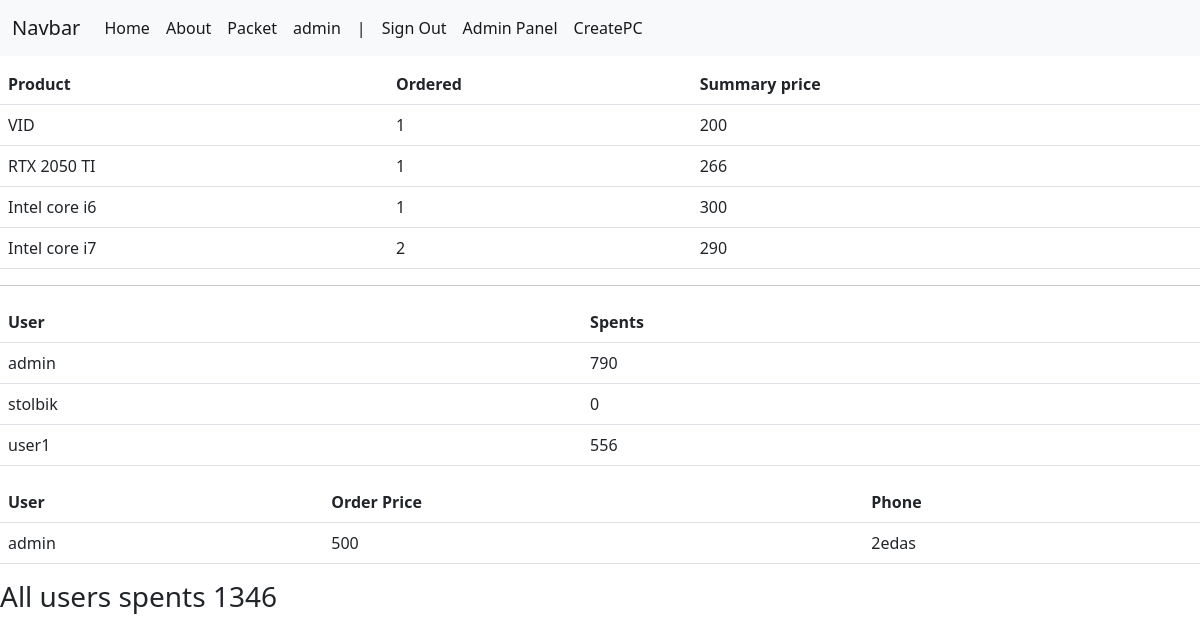
Before: /adminpanel/ (signed in) with the older database file.
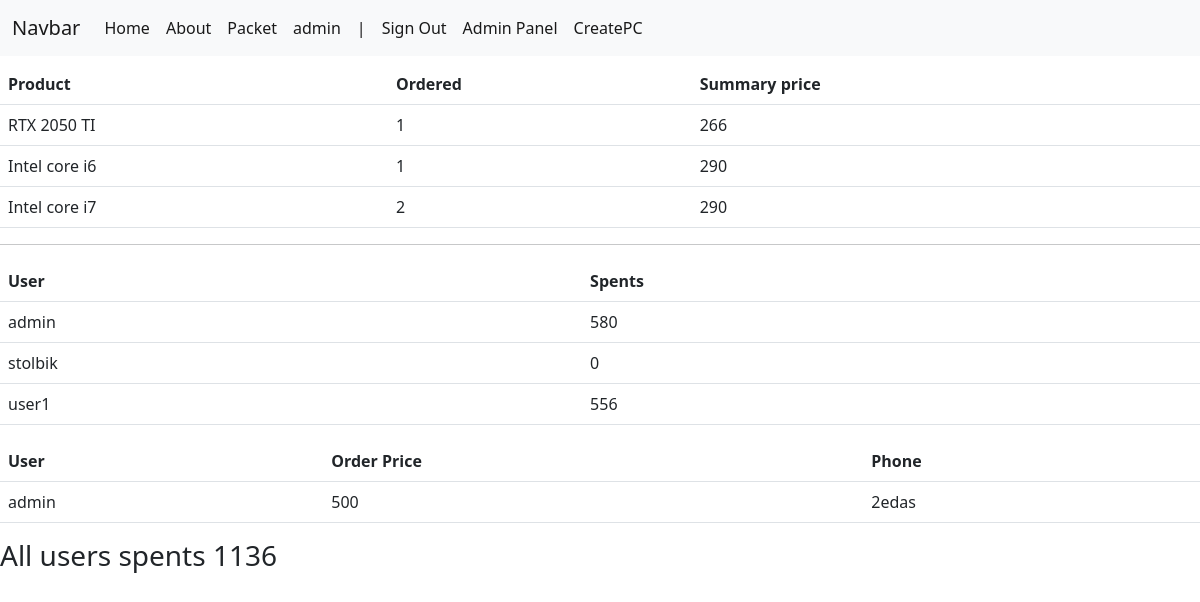
After: the same page with the newer database file.
### mainroot/models.py (models this page shows, shortened)
class Product(models.Model):
    title = models.CharField(max_length=30, default='Prod')
    category = models.ForeignKey(Category, on_delete=models.CASCADE, null=True, blank=True)
    price = models.CharField(max_length=50)
    remain_in_stock = models.IntegerField()
    amount_ordered = models.IntegerField()
    ordered_by = models.ManyToManyField(User, blank=True)

class Users_order(models.Model):
    users_fio = models.CharField(max_length=100)
    user = models.ForeignKey(User, on_delete=models.CASCADE)
    phone_number = models.CharField(max_length=50)
    users_products = models.ManyToManyField(Product, blank=False)
    users_address = models.CharField(max_length=100, blank=True, null=True)
    dest_type = models.ForeignKey(Transport, blank=False, null=True, on_delete=models.CASCADE)
    full_price = models.IntegerField()

### mainroot/views.py (the view)
# urls.py: path('adminpanel/', AdminPanel.as_view(), name='adminka'),
class AdminPanel(AdminUserMixin, View):
    def get(self, request):
        products = Product.objects.all().annotate(users_amount=Count('ordered_by')).filter(users_amount__gt=0)
        sum_price_of_orders = 0
        for item in products:
            sum_price_of_orders += item.users_amount * int(item.price)
        users = User.objects.all().prefetch_related()
        user_and_spents = {}
        for item in users:
            users_sum = 0
            for prod in item.product_set.all():
                users_sum += int(prod.price)
            user_and_spents[item.username] = users_sum
        orderes = Users_order.objects.all().select_related()
        dict_of_user_and_orders = []
        for order in orderes:
            dict_of_user_and_orders.append((order.user.username,
                                            order.full_price,
                                            order.phone_number,
                                            ))
        context = {
            'ordered_products': products,
            'title': 'AdminPanel',
            'sum_price': sum_price_of_orders,
            'user_spent': user_and_spents,
            'urltest': 'images/forstatic.png',
            'orders': dict_of_user_and_orders,
        }
        return render(request, 'mainroot/adminpanel.html', context)

### mainroot/mixins.py (called while the page is built)
    def dispatch(self, request, *args, **kwargs):
        if not request.user.is_authenticated:
            return self.handle_no_permission()
        if not request.user.is_staff:
            return HttpResponseForbidden("Access not granted")
        return super().dispatch(request, *args, **kwargs)

### mainroot/templates/mainroot/adminpanel.html (shortened to what this page needs)
{% extends 'base.html' %}
{% load static %}
{% block content %}
<table class="table">
  <thead>
    <tr>
      <th scope="col">Product</th>
      <th scope="col">Ordered</th>
      <th scope="col">Summary price</th>
    </tr>
  </thead>
    {% for item in ordered_products %}
  <tbody>
    <tr>
      <td scope="col">{{item.title}}</td>
      <td scope="col">{{item.users_amount}}</td>
      <td scope="col">{{item.price}}</td>
    </tr>
  </tbody>
    {% endfor %}
</table>
<hr>
<table class="table">
  <thead>
    <tr>
      <th scope="col">User</th>
      <th scope="col">Spents</th>
    </tr>
  </thead>
    {% for key, value in  user_spent.items %}
  <tbody>
    <tr>
      <td scope="col">{{key}}</td>
      <td scope="col">{{value}}</td>
    </tr>
  </tbody>
    {% endfor %}
</table>
<table class="table">
  <thead>
    <tr>
      <th scope="col">User</th>
      <th scope="col">Order Price</th>
      <th scope="col">Phone</th>
    </tr>
  </thead>
    {% for username, price, phone in orders %}
  <tbody>
    <tr>
      <td scope="col">{{ username }}</td>
      <td scope="col">{{ price }}</td>
      <td scope="col">{{ phone }}</td>
    </tr>
  </tbody>
    {% endfor %}
</table>
<h3> All users spents {{ sum_price }}</h3>
{% endblock %}

### templates/base.html (shortened to what this page needs)
<!DOCTYPE html>
<html lang="en">
<head>
    <link rel="stylesheet" href="https://cdn.jsdelivr.net/npm/bootstrap@5.2.2/dist/css/bootstrap.min.css">
</head>
<body>
<nav class="navbar navbar-expand-lg bg-light">
  <div class="container-fluid">
    <a class="navbar-brand" href="#">Navbar</a>
    <div class="collapse navbar-collapse" id="navbarNav">
      <ul class="navbar-nav">
        <li class="nav-item">
          <a class="nav-link active" aria-current="page" href="{% url 'home' %}">Home</a>
        </li>
        <li class="nav-item">
          <a class="nav-link active" aria-current="page" href="{% url 'home' %}">About</a>
        </li>
        <li class="nav-item">
          <a class="nav-link active" aria-current="page" href="{% url 'packet' %}">Packet</a>
        </li>
        {% if request.user.is_authenticated %}
        <li class="nav-item">
          <a class="nav-link active" aria-current="page" href="{% url 'home' %}">{{ request.user.username }}</a>
        </li>
        <li class="nav-item">
          <a class="nav-link active" aria-current="page">|</a>
        </li>
        <li class="nav-item">
          <a class="nav-link active" aria-current="page" href="{% url 'signout' %}">Sign Out</a>
        </li>
        {% endif %}
        {% if request.user.is_superuser %}
        <li class="nav-item">
          <a class="nav-link active" aria-current="page" href="{% url 'adminka' %}">Admin Panel</a>
        </li>
        <li class="nav-item">
          <a class="nav-link active" aria-current="page" href="{% url 'createpc' %}">CreatePC</a>
        </li>
        {% endif  %}
      </ul>
    </div>
  </div>
</nav>
{% block content%}Empty{% endblock %}
</body>
</html>

Changed rows visible on the page:
removed Product: title "VID", users_amount "1", price "200"
changed Product "Intel core i6": price "300" → "290"
Other visible differences:
{{ sum_price }}: "1346" → "1136"
new list line: "admin"
new list line: "580"
list line gone: "admin"
list line gone: "790"
